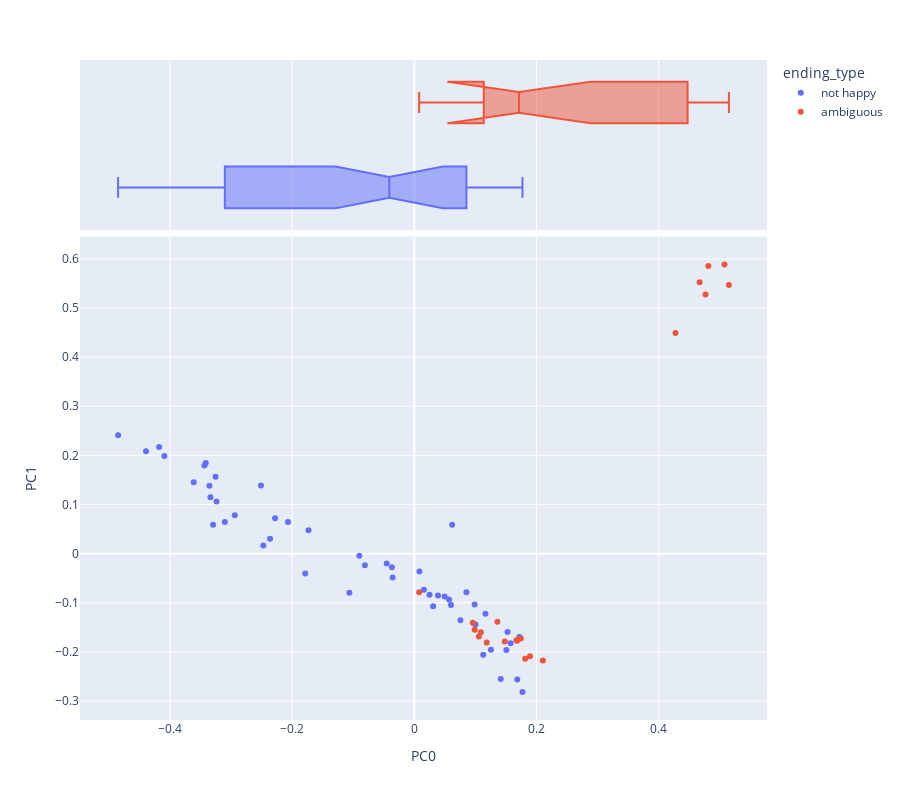

Source (notebook cell):
### Code cell
import pandas as pd
import numpy as np
from scipy.linalg import norm
import plotly_express as px
import seaborn as sns
from sklearn.decomposition import PCA
sns.set(style='ticks')
OHCO = ['book_id', 'chap_id']
# Added after class
norm_docs = True # This has the effect of exaggerating variance when False
center_term_vectors = True # This has the effect of demoting authorship when False
colors = "YlGnBu" 
# colors = "Spectral"




pca_engine = PCA(n_components=10)
DCM = pd.DataFrame(pca_engine.fit_transform(L2.fillna(0)), index=L2.index)
DCM.columns = ['PC{}'.format(i) for i in DCM.columns]
DCM = DCM.join(LIB[['author','ending_type']], on='book_id') #the lavel i will use is work_type
def vis_pcs(M, a, b, label='author', hover_name='author', symbol=None, size=None):
    return px.scatter(M, f"PC{a}", f"PC{b}", color=label, hover_name=hover_name, 
                     symbol=symbol, size=size,
                     marginal_x='box', height=800)

def vis_loadings(a=0, b=1, hover_name='term_str'):
    return px.scatter(LOADINGS.reset_index(), f"PC{a}", f"PC{b}", 
                      text='term_str', hover_name='term_str',
                      size='dfidf', color='max_pos_group', 
                      marginal_x='box', height=800)
LOADINGS = pd.DataFrame(pca_engine.components_.T * np.sqrt(pca_engine.explained_variance_))
LOADINGS.columns = ["PC{}".format(i) for i in LOADINGS.columns]
LOADINGS.index = L2.columns
LOADINGS.index.name = 'term_str'
LOADINGS = LOADINGS.join(VOCAB)
vis_pcs(DCM, 0, 1, label='ending_type', hover_name= 'ending_type')

### Figure 1 — Plotly figure (JSON) as saved in the notebook; plotly's stock layout.template omitted (floating-point values rounded to 4 significant figures)
{"data": [{"hovertemplate": "<b>%{hovertext}</b><br><br>ending_type=not happy<br>PC0=%{x}<br>PC1=%{y}<extra></extra>", "hovertext": ["not happy", "not happy", "not happy", "not happy", "not happy", "not happy", "not happy", "not happy", "not happy", "not happy", "not happy", "not happy", "not happy", "not happy", "not happy", "not happy", "not happy", "not happy", "not happy", "not happy", "not happy", "not happy", "not happy", "not happy", "not happy", "not happy", "not happy", "not happy", "not happy", "not happy", "not happy", "not happy", "not happy", "not happy", "not happy", "not happy", "not happy", "not happy", "not happy", "not happy", "not happy", "not happy", "not happy", "not happy", "not happy", "not happy", "not happy", "not happy", "not happy", "not happy"], "legendgroup": "not happy", "marker": {"color": "#636efa", "symbol": "circle"}, "mode": "markers", "name": "not happy", "orientation": "v", "showlegend": true, "type": "scatter", "x": [0.1414, 0.177, 0.1684, 0.1, 0.1254, 0.1506, 0.172, 0.09869, 0.03083, 0.07541, 0.1164, 0.1526, 0.04955, 0.1127, 0.1576, -0.228, -0.3337, -0.4177, -0.4849, -0.1732, -0.3436, -0.3414, -0.2068, -0.251, -0.2939, -0.3254, -0.4091, -0.09008, -0.4392, -0.2362, -0.3101, -0.2472, -0.1786, -0.1063, -0.3294, -0.3354, -0.3612, -0.0355, -0.08096, -0.3237, -0.03677, 0.01563, -0.0452, 0.08525, 0.0568, 0.0619, 0.02485, 0.008293, 0.03867, 0.05995], "xaxis": "x", "y": [-0.2552, -0.2817, -0.2561, -0.144, -0.1957, -0.1963, -0.1694, -0.1036, -0.1072, -0.1358, -0.1223, -0.1596, -0.08738, -0.206, -0.1823, 0.07194, 0.1148, 0.2169, 0.2409, 0.04737, 0.1792, 0.1842, 0.06432, 0.1385, 0.07828, 0.1565, 0.1987, -0.004326, 0.2084, 0.03038, 0.0642, 0.01666, -0.04055, -0.0795, 0.05872, 0.1382, 0.1453, -0.04863, -0.02358, 0.1062, -0.02764, -0.07339, -0.01995, -0.07877, -0.09343, 0.05877, -0.08354, -0.03632, -0.08527, -0.1044], "yaxis": "y"}, {"alignmentgroup": "True", "hovertemplate": "<b>%{hovertext}</b><br><br>ending_type=not happy<br>PC0=%{x}<extra></extra>", "hovertext": ["not happy", "not happy", "not happy", "not happy", "not happy", "not happy", "not happy", "not happy", "not happy", "not happy", "not happy", "not happy", "not happy", "not happy", "not happy", "not happy", "not happy", "not happy", "not happy", "not happy", "not happy", "not happy", "not happy", "not happy", "not happy", "not happy", "not happy", "not happy", "not happy", "not happy", "not happy", "not happy", "not happy", "not happy", "not happy", "not happy", "not happy", "not happy", "not happy", "not happy", "not happy", "not happy", "not happy", "not happy", "not happy", "not happy", "not happy", "not happy", "not happy", "not happy"], "legendgroup": "not happy", "marker": {"color": "#636efa", "symbol": "circle"}, "name": "not happy", "notched": true, "offsetgroup": "not happy", "showlegend": false, "type": "box", "x": [0.1414, 0.177, 0.1684, 0.1, 0.1254, 0.1506, 0.172, 0.09869, 0.03083, 0.07541, 0.1164, 0.1526, 0.04955, 0.1127, 0.1576, -0.228, -0.3337, -0.4177, -0.4849, -0.1732, -0.3436, -0.3414, -0.2068, -0.251, -0.2939, -0.3254, -0.4091, -0.09008, -0.4392, -0.2362, -0.3101, -0.2472, -0.1786, -0.1063, -0.3294, -0.3354, -0.3612, -0.0355, -0.08096, -0.3237, -0.03677, 0.01563, -0.0452, 0.08525, 0.0568, 0.0619, 0.02485, 0.008293, 0.03867, 0.05995], "xaxis": "x2", "yaxis": "y2"}, {"hovertemplate": "<b>%{hovertext}</b><br><br>ending_type=ambiguous<br>PC0=%{x}<br>PC1=%{y}<extra></extra>", "hovertext": ["ambiguous", "ambiguous", "ambiguous", "ambiguous", "ambiguous", "ambiguous", "ambiguous", "ambiguous", "ambiguous", "ambiguous", "ambiguous", "ambiguous", "ambiguous", "ambiguous", "ambiguous", "ambiguous", "ambiguous", "ambiguous", "ambiguous", "ambiguous"], "legendgroup": "ambiguous", "marker": {"color": "#EF553B", "symbol": "circle"}, "mode": "markers", "name": "ambiguous", "orientation": "v", "showlegend": true, "type": "scatter", "x": [0.136, 0.2104, 0.1184, 0.1056, 0.4275, 0.5148, 0.4669, 0.5076, 0.4766, 0.4812, 0.09874, 0.09573, 0.1089, 0.1743, 0.1481, 0.1682, 0.167, 0.1814, 0.1892, 0.007853], "xaxis": "x", "y": [-0.1385, -0.2174, -0.1807, -0.1686, 0.449, 0.5467, 0.5523, 0.5886, 0.5276, 0.5855, -0.1548, -0.1405, -0.1599, -0.1727, -0.1788, -0.1773, -0.1762, -0.214, -0.2086, -0.07842], "yaxis": "y"}, {"alignmentgroup": "True", "hovertemplate": "<b>%{hovertext}</b><br><br>ending_type=ambiguous<br>PC0=%{x}<extra></extra>", "hovertext": ["ambiguous", "ambiguous", "ambiguous", "ambiguous", "ambiguous", "ambiguous", "ambiguous", "ambiguous", "ambiguous", "ambiguous", "ambiguous", "ambiguous", "ambiguous", "ambiguous", "ambiguous", "ambiguous", "ambiguous", "ambiguous", "ambiguous", "ambiguous"], "legendgroup": "ambiguous", "marker": {"color": "#EF553B", "symbol": "circle"}, "name": "ambiguous", "notched": true, "offsetgroup": "ambiguous", "showlegend": false, "type": "box", "x": [0.136, 0.2104, 0.1184, 0.1056, 0.4275, 0.5148, 0.4669, 0.5076, 0.4766, 0.4812, 0.09874, 0.09573, 0.1089, 0.1743, 0.1481, 0.1682, 0.167, 0.1814, 0.1892, 0.007853], "xaxis": "x2", "yaxis": "y2"}], "layout": {"height": 800, "legend": {"title": {"text": "ending_type"}, "tracegroupgap": 0}, "margin": {"t": 60}, "xaxis": {"anchor": "y", "domain": [0, 1], "title": {"text": "PC0"}}, "xaxis2": {"anchor": "y2", "domain": [0, 1], "matches": "x", "showgrid": true, "showticklabels": false}, "yaxis": {"anchor": "x", "domain": [0, 0.7326], "title": {"text": "PC1"}}, "yaxis2": {"anchor": "x2", "domain": [0.7426, 1], "matches": "y2", "showgrid": false, "showline": false, "showticklabels": false, "ticks": ""}}}
